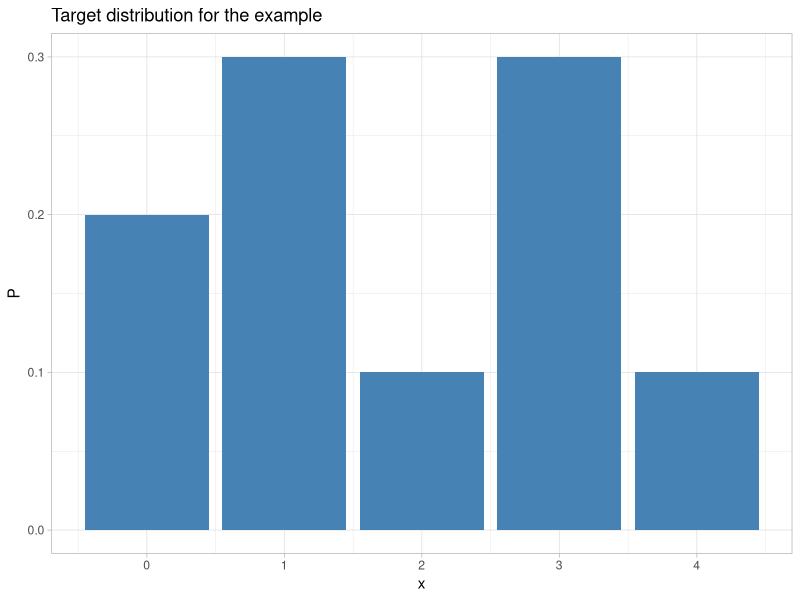
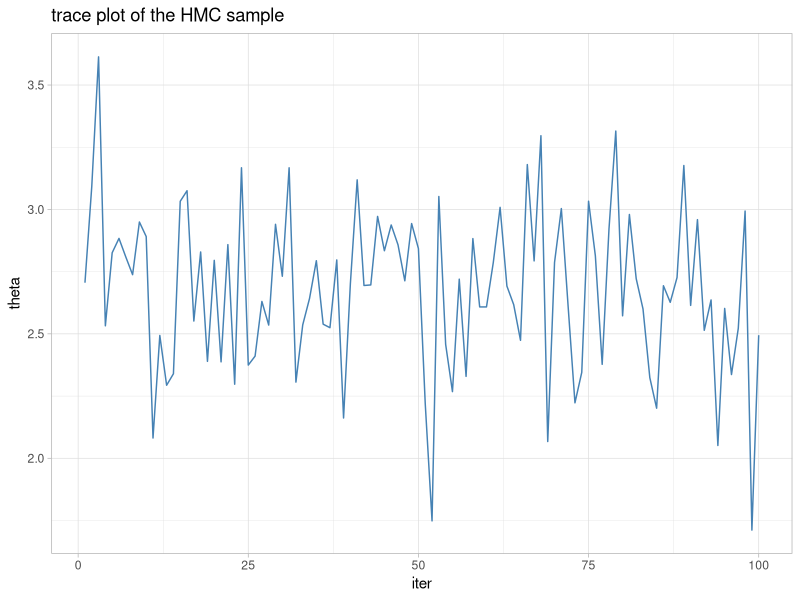
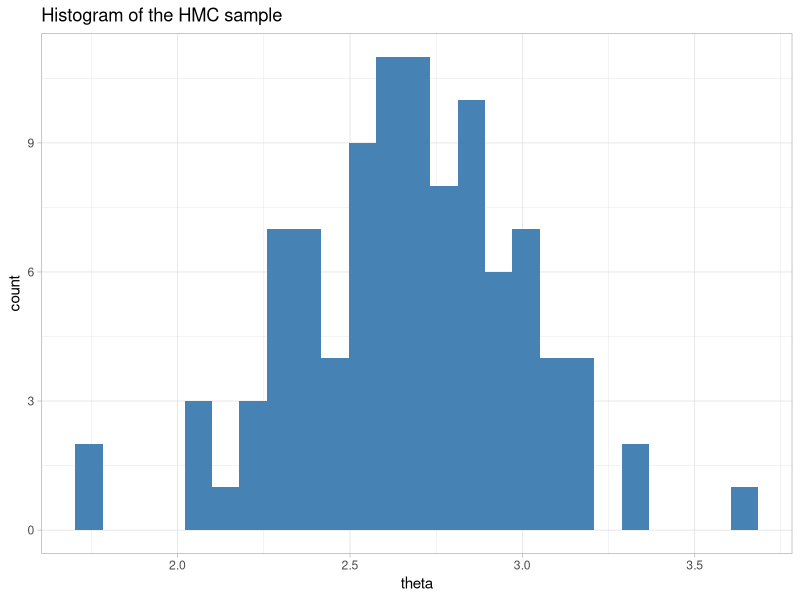
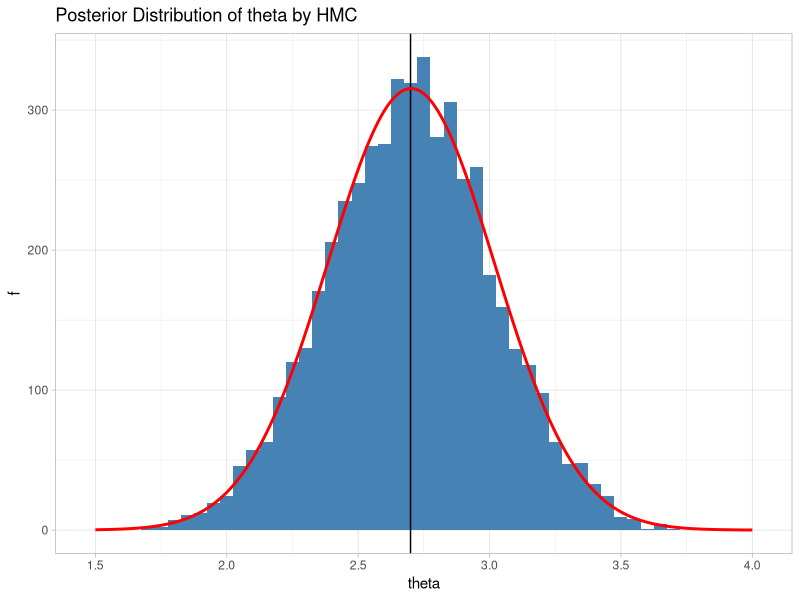

R code for these plots, in order:
## ---- chunk 1
knitr::opts_chunk$set(echo = TRUE, fig.align='center', warning=FALSE, message=FALSE)
## ---- chunk 2
# --- seed for reproducibility -----------
set.seed(3491)
# --- 5000 random values -----------------
theta <- rbinom(5000, size=4, prob=0.2)
# --- table of sample proportions --------
table(theta)/5000
## ---- chunk 3
library(tidyverse)
theme_set(theme_light())

# --- histogram of the taregt distribution -----------------------
tibble( x = 0:4,
        P = c(0.2, 0.3, 0.1, 0.3, 0.1)) %>%
  ggplot( aes(x=x, y=P)) +
  geom_bar( stat="identity", fill="steelblue") +
  labs(title="Target distribution for the example")
## ---- chunk 4
# --- Possible values
domain <- c(0, 1, 2, 3, 4)
# --- target distribution = probabilities of each value
prb <- c( 0.2, 0.3, 0.1, 0.3, 0.1)

# --- seed for reproducibility
set.seed(8407)
# --- space for 5000 simulations
theta <- rep(0, 5000)
# --- start with a random value
theta[1] = sample(domain, size=1)
# --- loop to complete the chain
for( i in 2:5000) {
  # --- Identify all possible moves i.e. not theta[i-1]
  possibleMoves <- domain[ !(domain %in% theta[i-1]) ]
  # --- select one move at random
  move <- sample(possibleMoves, size=1)
  # --- Calculate the acceptance probability, 
  #     n.b. because 0 is a possibility, P(theta=1) = prb[2]
  acceptProb <- min( 1, prb[move+1]/prb[theta[i-1]+1])
  # --- Randomly Move or Stay with acceptProb 
  theta[i] <- ifelse(runif(1) < acceptProb, move, theta[i-1])
}
# --- Inspect the first 20 values
print(theta[1:20])

# --- frequencies of each value in the chain
table(theta)/5000
## ---- chunk 5
# My Proposal Rule: Move up or down 1 provided stay within the domain
# i.e. from 2 propose move to 1 or 3 with equal probability
# but from 4 may only propose a move to 3
#
# --- proposal probabilities G .. 
G <- matrix( c(0, 0.5, 0, 0, 0,
               1, 0, 0.5, 0, 0,
               0, 0.5, 0, 0.5, 0,
               0, 0, 0.5, 0, 1,
               0, 0, 0, 0.5, 0), nrow=5)

# --- Possible values
domain <- c(0, 1, 2, 3, 4)
# --- target distribution = probabilities of each value
prb <- c( 0.2, 0.3, 0.1, 0.3, 0.1)

# --- seed for reproducibility
set.seed(3407)
# --- space for 5000 simulations
theta <- rep(0,5000)
# --- start with a random value
theta[1] = sample(domain, size=1)
# --- loop to complete the chain
for( i in 2:5000) {
  # --- Identify all possible moves .. +1 or -1
  possibleMoves <- c( theta[i-1]-1, theta[i-1]+1)
  possibleMoves <- possibleMoves[ possibleMoves >= 0 & possibleMoves <= 4]
  # --- select one potential move at random
  # note oddity in R's sample() function means it cannot be used
  # see help(sample) for details ... use sample.int() instead
  move <- possibleMoves[sample.int(length(possibleMoves), size=1)]
  # --- domain starts at 0 while subscripts start at 1
  from <- theta[i-1] + 1
  to   <- move + 1
  # --- Calculate the acceptance probability
  acceptProb <- min( 1, prb[to]*G[to, from]/(prb[from]*(G[from, to])))
  # --- Randomly Move or Stay with probability=acceptProb 
  theta[i] <- ifelse(runif(1) < acceptProb, move, theta[i-1])
}
# --- Inspect the first 20 values
print(theta[1:20])

# --- frequencies of each value in the chain
table(theta)/5000
## ---- chunk 6
# --- SLICE sampling -------------------------------------
#
# target distribution 
prb <- c( 0.2, 0.3, 0.1, 0.3, 0.1)
domain <- c(0, 1, 2, 3, 4)
set.seed(3929)

# --- space to save 5000 samples
theta <- rep(0,5000)
# --- arbitrary initial value
theta[1] = sample(domain, size=1)
# --- loop to generate the sample
for( i in 2:5000 ) {
  # --- random value in range (0, P(x[i-1]))
  u <- runif(1, 0, prb[theta[i-1]+1])
  # --- all potential values that have prob >= u
  set <- which( prb >= u )
  # --- choose a value at random from those with prob > u
  theta[i] <- set[sample.int(length(set), size=1)] - 1
}
# --- inspect the results
table(theta)/5000
## ---- chunk 7
# --- log-posterior of x ------------------------
# --- omitting the constant term
logPosterior <- function(x, theta) {
  -0.5*10*(mean(x) - theta)^2
}
## ---- chunk 8
H <- function(x, theta, phi) {
  0.5*phi^2 - logPosterior(x, theta)
}
## ---- chunk 9
set.seed(6671)
# --- the data ---------------------------------
x <- rnorm(10, 2.5, sd=1)
# --- mean of this sample ----------------------
mean(x)
## ---- chunk 10
# --- seed for reproducibility -----------------
set.seed(1003)
# --- vector to hold the sample ----------------
sample <- rep(0, 100)
# --- Initial Value ----------------------------
theta <- 0.5
# --- choice of time interval and time steps ---
dt <- 0.05
Nt <- 10
# --- Iterate 100 times ------------------------
for( iter in 1:100 ) {
  # --- a random phi ---------------------------
  phi <- rnorm(1, 0, 1)
  # --- current H and current theta ------------
  H1 <- H(x, theta, phi)
  theta1 <- theta
  # --- iterate over the time steps ------------
  for( t in 1:Nt ) {
    # --- leapfrog -----------------------------
    phi <- phi + 0.5*dt*10*(mean(x) - theta)
    theta <- theta + dt*phi
    phi <- phi + 0.5*dt*10*(mean(x) - theta)
  }
  # --- new H ----------------------------------
  H2 <- H(x, theta, phi)
  # --- Metropolis-Hastings step ---------------
  acceptProb <- min(1, exp(H1 - H2))
  theta <- ifelse( runif(1) < acceptProb, theta, theta1)
  # --- save the current theta -----------------
  sample[iter] <- theta
}
# --- Print sample -----------------------------
print(sample[1:20])
## ---- chunk 11
library(tidyverse)

# --- trace plot of the HMC sample ---------------------------
tibble( theta = sample,
        iter = 1:100 ) %>%
  ggplot( aes(x=iter, y=theta)) + 
  geom_line( colour="steelblue") +
  labs(title="trace plot of the HMC sample")

# --- histogram of the HMC sample ----------------------------
tibble( theta = sample ) %>%
  ggplot( aes(x=theta)) + 
  geom_histogram( fill="steelblue", bins=25) +
  labs(title="Histogram of the HMC sample")
## ---- chunk 12
# --- posterior mean ------------
mean(sample)
## ---- chunk 13
# --- seed for reproducibility -----------------
set.seed(1553)
# --- vector to hold the sample ----------------
sample <- rep(0, 5000)
# --- Initial Value ----------------------------
theta <- 0.5
# --- choice of time interval and time steps ---
dt <- 0.05
Nt <- 10
# --- Iterate 5000 times ------------------------
for( iter in 1:5000 ) {
  # --- a random phi ---------------------------
  phi <- rnorm(1, 0, 1)
  # --- current H and current theta ------------
  H1 <- H(x, theta, phi)
  theta1 <- theta
  # --- iterate over the time steps ------------
  for( t in 1:Nt ) {
    # --- leapfrog -----------------------------
    phi <- phi + 0.5*dt*10*(mean(x) - theta)
    theta <- theta + dt*phi
    phi <- phi + 0.5*dt*10*(mean(x) - theta)
  }
  # --- new H ----------------------------------
  H2 <- H(x, theta, phi)
  # --- Metropolis-Hastings step ---------------
  acceptProb <- min(1, exp(H1 - H2))
  theta <- ifelse( runif(1) < acceptProb, theta, theta1)
  # --- save the current theta -----------------
  sample[iter] <- theta
}
# --- Plot sample -----------------------------
tibble( theta = sample,
        t = seq(1.5, 4, length=5000),
        f = 5000*0.05*dnorm(t, mean=mean(x), sd=1/sqrt(10))) %>%
  ggplot( aes(x=theta)) + 
  geom_histogram( fill="steelblue", binwidth=0.05) +
  geom_vline( xintercept=mean(sample)) +
  geom_line( aes(x=t, y=f), size=1, colour="red") +
  labs(title="Posterior Distribution of theta by HMC")
